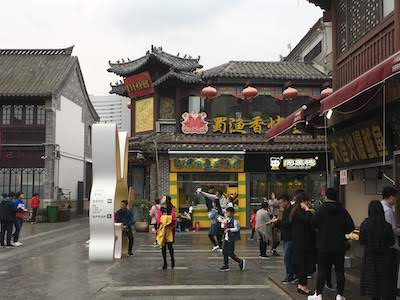
#> input picture a5/Jinan.jpg, 400 x 300 px
$ jupyter execute aj2abrah_a5q4q5.ipynb
#> lines starting #> are read from the running program, lines starting #| are printed output that depends on the picture
# A5-Q3Q4: DCT and JPEG Compression

[cell 1]
import numpy as np
import matplotlib.pyplot as plt
from scipy.fft import fft2, ifft2

## Q3: Discrete Cosine Transform

### Some helper functions

[cell 2]
def EvenExtension(f):
    '''
     fe = EvenExtension(f)

     Performs an even extension on the array f.

     Input:
       f is a 2D array

     Output:
       fe is the even extension of f

     If f has dimensions NxM, then fe has dimensions
        (2*N-2)x(2*M-2)
     and fe[n,j]=fe[-n,j] for n=0,...,N-1
     and fe[n,j]=fe[n,-j] for j=0,...,M-1

     For example, if f is 5x4, then fe has dimensions 8x6.

     IEvenExtension is the inverse of EvenExtension, so that
        IEvenExtension(EvenExtension(f)) == f
     for any matrix f.

    '''
    fe = np.concatenate((f,np.fliplr(f[:,1:-1])), axis=1)
    fe = np.concatenate((fe, np.flipud(fe[1:-1,:])), axis=0)

    return fe

def IEvenExtension(fe):
    '''
     f = IEvenExtension(fe)

     Reverses the action of an even extension.

     Input:
       fe is a 2D array, assumed to contain an even extension

     Output:
       f is the sub-array that was used to generate the extension

     If fe has dimensions KxL, then f has dimensions
        ceil((K+1)/2) x ceil((L+1)/2)
     For example, if fe is 8x6, then f is 5x4.

     IEvenExtension is the inverse of EvenExtension, so that
        IEvenExtension(EvenExtension(f)) == f
     for any matrix f.

    '''
    e_dims = np.array(np.shape(fe))
    dims = np.ceil((e_dims+1.)/2)
    dims = np.array(dims, dtype=int)
    f = fe[:dims[0], :dims[1]]
    #f = fe(1:dims(1),1:dims(2));
    return f

[cell 3]
# First, a simple 1D example.
f = np.array([[1,2,3,4,5]])
fe = EvenExtension(f)
print(fe)

[cell 4]
# Define a simple 2-D array to play with
f = np.array([[1,2,3,4],[5,6,7,8],[9,10,11,12]], dtype=float)
print(f)

[cell 5]
# Even extension
fe = EvenExtension(f)
print(fe)

[cell 6]
# Check that it's even, if you don't believe me
n = np.random.randint(np.shape(f)[0])
j = np.random.randint(np.shape(f)[1])
print((n,j))
print(fe[n,j])
print(fe[-n,-j])

[cell 7]
# Inverse even extension
g = IEvenExtension(fe)
print(g)

### `myDCT`

[cell 8]
def myDCT(f):
    '''
     F = myDCT(f)

     Computes the 2-D Discrete Cosine Transform of input image f.
     It uses an even extension of f, along with the 2D-DFT.
     This function is the inverse of myIDCT.

     Input:
      f is a 2-D array of real values

     Output:
      F is a real-valued array the same size as f
    '''
    F = np.zeros_like(f)
    # ==== YOUR CODE HERE ====
    N = len(f)
    M = len(f[0])
    g = EvenExtension(f)
    #print("extension:")
    #print(g)
    G = fft2(g)
    # [12 lines of commented-out code are left out]

    for k in range(N):
        for l in range(M):
            F[k][l] = G[k][l]

    return np.real(F)

### `myIDCT`

[cell 9]
def myIDCT(F):
    '''
     f = myIDCT(F)

     Computes the 2-D Inverse Discrete Cosine Transform (IDCT) of input
     array Fdct. It uses an even extension of Fdct, along with the 2D-IDFT.
     This function is the inverse of myDCT.

     Input:
      F is a 2-D array of real values

     Output:
      f is a real-valued array the same size as Fdct
    '''
    f = np.zeros_like(F)
    g = np.zeros_like(F)
    # [11 lines of commented-out code are left out]
    F2 = EvenExtension(F)
    g = ifft2(F2)
    f = IEvenExtension(g)

    return np.real(f)

[cell 10]
from scipy.fft import dct, idct
f = np.array([[1,2,3,4],[5,6,7,8],[9,10,11,12]], dtype=float)
print(f)
F = myDCT(f)
Freal = dct(dct(f.T, type=1).T, type=1)
print("found F:")
print(F)
print("actual F:")
print(Freal)
g = myIDCT(F)
print(g)
greal = np.real(idct(idct(Freal.T, type=1).T, type=1))
print(greal)

## Here are some built-in implementations...
... in case you're having trouble with `myDCT` and `myIDCT`.

[cell 11]
# [9 lines of commented-out code are left out]

## Q4: JPEG Compression

[cell 12]
# A couple functions to help you
def NumPixels(f):
    '''
     n = NumPixels(f) returns the total number of elements in the array f.

     For example,
       NumPixels( np.ones((5,4)) )
     returns the value 20.
    '''
    return np.prod(np.shape(f))

def Show(g, title=''):
    '''
     Show(g, title='')

     Displays the image g as a graylevel image with intensities
     clipped to the range [0,255].
    '''
    plt.imshow(np.clip(g, a_min=0, a_max=255), cmap='gray');
    plt.axis('off');
    plt.title(title);

### `myJPEGCompress`

[cell 13]
def myJPEGCompress(f, T, D):
    '''
     G = myJPEGCompress(f, T, D)

     Input
        f is the input image, a 2D array of real numbers
        T is the tile size to break the input image into
        D is the size of the block of Fourier coefficients to keep
          (Bigger values of D result in less loss, but less compression)

     Output
        G is the compressed encoding of the image

     Example: If f is 120x120, then

        G = myJPEGCompress(f, 10, 4)

     would return an array (G) of size 48x48.
    '''
    h,w = np.shape(f)  # returns the width and height of f
    G = np.zeros( (int(np.floor(h/T)*D), int(np.floor(w/T)*D)) ) # this is not guaranteed to be the right size
    # ==== YOUR CODE HERE ====
    for i in range(int(np.floor(h/T))):
        for j in range(int(np.floor(w/T))):
            tile = np.zeros((T,T))
            for k in range(T):
                for l in range(T):
                    tile[k][l] = f[i*T+k][j*T+l]
            tileDCT = myDCT(tile)
            for k in range(D):
                for l in range(D):
                    G[i*D+k][j*D+l] = tileDCT[k][l]

    return G

### `myJPEGDecompress`

[cell 14]
def myJPEGDecompress(G, T, D):
    '''
     f = myJPEGDecompress(G, T, D)

     Input
        G is the compressed encoding, a 2D array of real numbers
        T is the tile size for reassembling the decompressed image
        D is the size of the blocks of Fourier coefficients that were
          kept when the image was compressed
          (Bigger values of D result in less loss, but less compression)

     Output
        f is the decompressed, reconstructed image

     Example: If G is 48x48, then

        f = myJPEGDecompress(G, 10, 4);

     would return an array (f) of size 120x120.
    '''
    n_hblocks = int( np.shape(G)[0]/D )
    n_wblocks = int( np.shape(G)[1]/D )

    f = np.zeros( (T*n_hblocks, T*n_wblocks) )

    wblocks = np.arange(0, np.shape(f)[1], T)
    hblocks = np.arange(0, np.shape(f)[0], T)

    # ==== YOUR CODE HERE ====
    for i in range(n_hblocks):
        for j in range(n_wblocks):
            tile = np.zeros((T,T))
            for k in range(D):
                for l in range(D):
                    tile[k][l] = G[i*D+k][j*D+l]
            Ttile = myIDCT(tile)
            for k in range(T):
                for l in range(T):
                    f[i*T+k][j*T+l] = Ttile[k][l]
    return f

### Demonstrate Compression

[cell 15]
f = plt.imread('Jinan.jpg')[:,:,0]
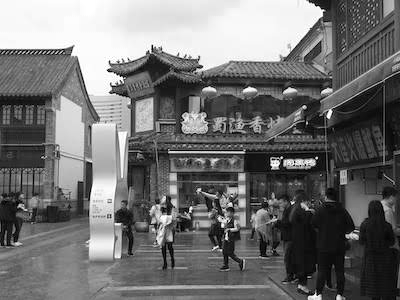
#> f: shape (300, 400); min 0, max 255, mean 113.2
Show(f)

[cell 16]
# Set the tile size
T = 10

[cell 17]
# Compression ratio 2:1
D = 7
compressed1 = myJPEGCompress(f, T, D)
#> after the loop in myJPEGCompress, `for i in range(int(np.floor(h/T))):`:
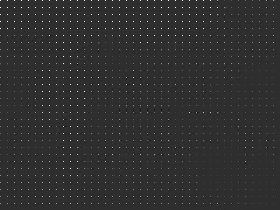
#> G: shape (210, 280) float64; min -18457.4, max 82409, mean 755.8; drawn with min black and max white
decompressed1 = myJPEGDecompress(compressed1, T, D)
#> after the loop in myJPEGDecompress, `for i in range(n_hblocks):`:
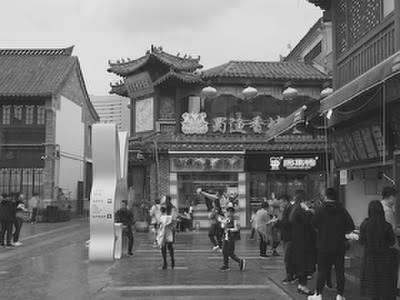
#> f: shape (300, 400) float64; min -31.28, max 292.8, mean 113.2; drawn with min black and max white

[cell 18]
# Compression ratio 4:1
D = 5
compressed2 = myJPEGCompress(f, T, D)
#> call 2 of myJPEGCompress, with T = 10, D = 5
#> after the loop in myJPEGCompress (call 2), `for i in range(int(np.floor(h/T))):`:
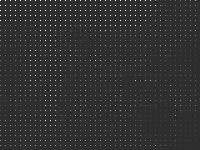
#> G: shape (150, 200) float64; min -18457.4, max 82409, mean 1481.3; drawn with min black and max white
decompressed2 = myJPEGDecompress(compressed2, T, D)
#> call 2 of myJPEGDecompress, with T = 10, D = 5
#> after the loop in myJPEGDecompress (call 2), `for i in range(n_hblocks):`:
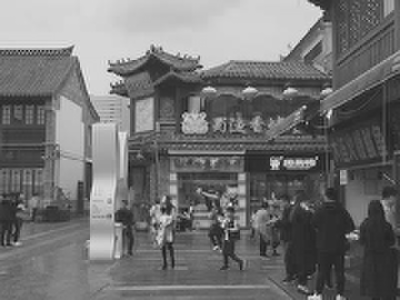
#> f: shape (300, 400) float64; min -45.6, max 307.8, mean 113.3; drawn with min black and max white

[cell 19]
# Compression ratio 25:1
D = 2
compressed3 = myJPEGCompress(f, T, D)
#> call 3 of myJPEGCompress, with T = 10, D = 2
#> after the loop in myJPEGCompress (call 3), `for i in range(int(np.floor(h/T))):`:
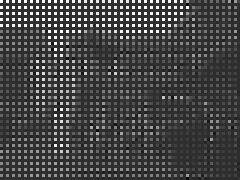
#> G: shape (60, 80) float64 (shown 3 times larger); min -18457.4, max 82409, mean 9247.3; drawn with min black and max white
decompressed3 = myJPEGDecompress(compressed3, T, D)
#> call 3 of myJPEGDecompress, with T = 10, D = 2
#> after the loop in myJPEGDecompress (call 3), `for i in range(n_hblocks):`:
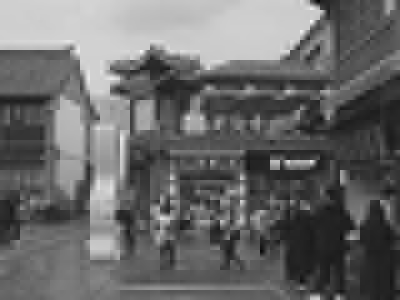
#> f: shape (300, 400) float64; min -27.15, max 312.6, mean 113.3; drawn with min black and max white

[cell 20]
# Plot your reconstructions.
plt.figure(figsize=(15,12))
plt.subplot(2,2,1); Show(f, title='Original');
# === YOUR CODE HERE ===
plt.figure(figsize=(15,12))
plt.subplot(2,2,1);
Show(decompressed1,'2:1')
plt.figure(figsize=(15,12))
plt.subplot(2,2,1);
Show(decompressed2,'4:1')
plt.figure(figsize=(15,12))
plt.subplot(2,2,1);
Show(decompressed3,'25:1')
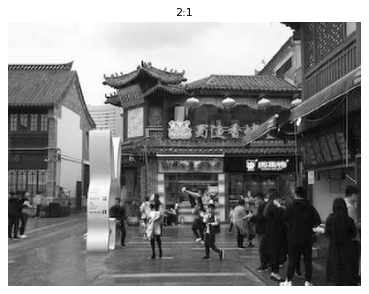
#> figure drawn by matplotlib, 1 panel
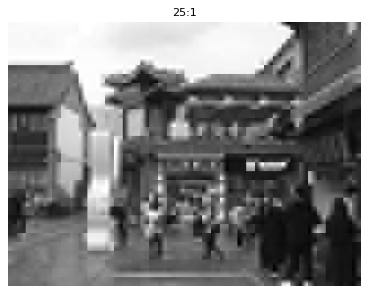
#> figure drawn by matplotlib, 1 panel
